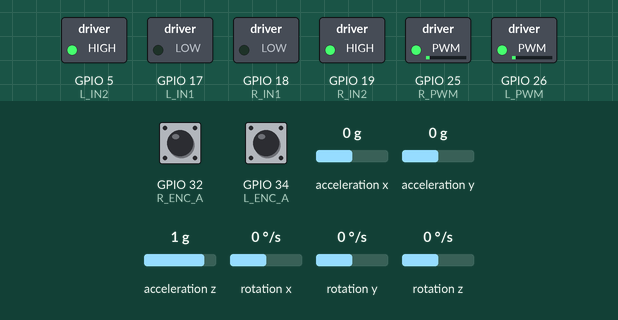
The sketch below on a simulated ESP32. Parts: switched loads named in the sketch (green lamp = pin HIGH). The test bench sets the inputs (shaded band); at power-on: acceleration y 0 g, GPIO 32 (R_ENC_A) HIGH, GPIO 34 (L_ENC_A) HIGH, acceleration x 0 g, acceleration z 1 g, rotation x 0 °/s, rotation y 0 °/s, rotation z 0 °/s. EEPROM starts erased; what the sketch prints to the serial monitor is not drawn.

Above: at 1.2 s.
1.3 s: acceleration y set to -1.4 g
At 1.6 s:
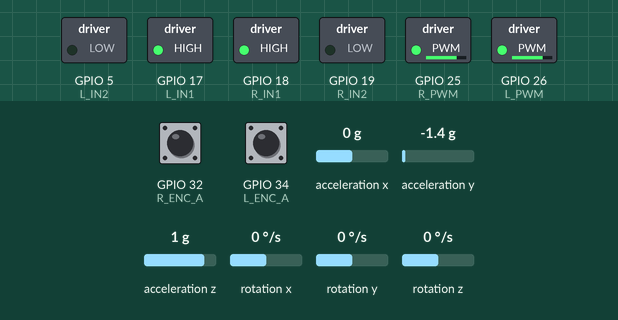
2.8 s: acceleration y set to 0 g
At 3.92 s:
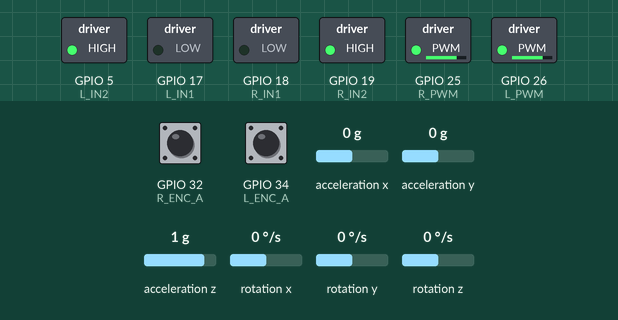
At 5.16 s:
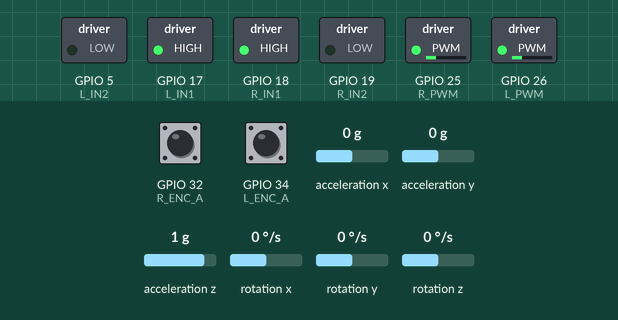
5.8 s: acceleration y set to -0.8 g
Timing chart, 0 to 8.8 s (numbered marks = the images above; inputs shaded):
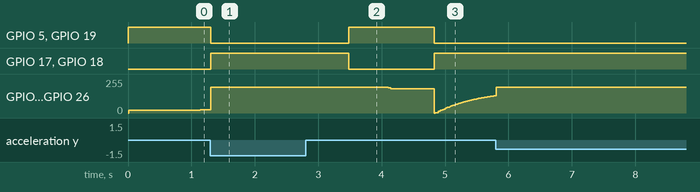

The sketch:

Web_pid_customV1.ino
```cpp
/****************************************************
 *  BALANCE ROBOT WITH WEB PID TUNING + SAVE CONFIG
 *  ------------------------------------------------
 *  Features:
 *  - Adjust PID (Kp, Ki, Kd) via Web UI
 *  - Adjust Max Motor Power via Web UI
 *  - Save values using ESP32 NVS
 *  - Real-time angle / speed / PWM feedback
 ****************************************************/

#include <Wire.h>
#include "MPU6050.h"
#include <WiFi.h>
#include <WebServer.h>
#include <WebSocketsServer.h>
#include <ArduinoJson.h>
#include <Preferences.h>     // ใช้สำหรับบันทึกค่าใน NVS

Preferences prefs;           // NVS object
WebServer server(80);
WebSocketsServer webSocket(81);

MPU6050 mpu;

// ================= WiFi CONFIG ==================
const char* ssid = "BalanceBot_AP";
const char* password = "12345678";

// ================= PID PARAMETERS ==================
// ค่า default (จะถูก override โดยค่าที่จำไว้ใน NVS ตอนเริ่มระบบ)
float Kp_balance = 55.0;
float Ki_balance = 2.2;
float Kd_balance = 2.5;

// Motor Power Limit (บันทึกใน NVS เช่นเดียวกัน)
int maxMotorPower = 195;

// Speed PID
float Kp_speed = 0.2, Ki_speed = 0.02, Kd_speed = 0.0;

// ================= PIN DEFINITIONS ==================
#define L_IN1 17
#define L_IN2 5
#define L_PWM 26
#define R_IN1 18
#define R_IN2 19
#define R_PWM 25

#define L_ENC_A 34
#define L_ENC_B 35
#define R_ENC_A 32
#define R_ENC_B 33

// ================= GLOBAL VARIABLES ==================
volatile long leftCount = 0, rightCount = 0;
float angle = 0.0, gyroRate = 0.0, accelAngle = 0.0;
float balance_output = 0.0, speed_output = 0.0;
float target_angle = -0.4, target_speed = 0.0, turn_offset = 0.0;
float filteredAngle = 0.0, bias = 0.0;
float dt = 0.0;
unsigned long lastTime = 0;
bool balanceEnabled = false;

// Kalman Filter Parameters
float Q_angle = 0.001, Q_gyro = 0.003, R_angle = 0.05;
float P[2][2] = {{1,0},{0,1}};


// ================= INTERRUPTS ==================
void IRAM_ATTR leftEncoderA() {
  int b = digitalRead(L_ENC_B);
  leftCount += (b == HIGH) ? 1 : -1;
}
void IRAM_ATTR rightEncoderA() {
  int b = digitalRead(R_ENC_B);
  rightCount += (b == HIGH) ? 1 : -1;
}


// ================= KALMAN FILTER ==================
float kalmanFilter(float newAngle, float newRate, float dt){
  float rate = newRate - bias;
  filteredAngle += dt * rate;

  P[0][0] += dt * (dt*P[1][1] - P[0][1] - P[1][0] + Q_angle);
  P[0][1] -= dt * P[1][1];
  P[1][0] -= dt * P[1][1];
  P[1][1] += Q_gyro * dt;

  float S = P[0][0] + R_angle;
  float K[2];
  K[0] = P[0][0] / S;
  K[1] = P[1][0] / S;

  float y = newAngle - filteredAngle;
  filteredAngle += K[0] * y;
  bias += K[1] * y;

  float P00 = P[0][0], P01 = P[0][1];
  P[0][0] -= K[0] * P00;
  P[0][1] -= K[0] * P01;
  P[1][0] -= K[1] * P00;
  P[1][1] -= K[1] * P01;

  return filteredAngle;
}


// ================= MOTOR CONTROL ==================
void setMotor(int pin1, int pin2, int pwmPin, int pwmChannel, int speed){
  speed = constrain(speed, -maxMotorPower, maxMotorPower);

  if(speed >= 0){
    digitalWrite(pin1, HIGH);
    digitalWrite(pin2, LOW);
    ledcWrite(pwmChannel, speed);
  }else{
    digitalWrite(pin1, LOW);
    digitalWrite(pin2, HIGH);
    ledcWrite(pwmChannel, -speed);
  }
}


// ================= PID ==================
float pid_balance(float angle){
  static float lastError = 0, integral = 0;
  float error = target_angle - angle;
  integral += error * dt;
  float derivative = (error - lastError) / dt;
  lastError = error;
  return (Kp_balance*error + Ki_balance*integral + Kd_balance*derivative);
}

float pid_speed(float speed){
  static float lastError = 0, integral = 0;
  float error = target_speed - speed;
  integral += error * dt;
  float derivative = (error - lastError) / dt;
  lastError = error;
  return (Kp_speed*error + Ki_speed*integral + Kd_speed*derivative);
}


// ================= WEB PAGE ===================
const char index_html[] PROGMEM = R"rawliteral(
<!DOCTYPE html>
<html><head>
<meta name="viewport" content="width=device-width, initial-scale=1">
<style>
body { background:#0d1117; color:#eee; font-family:sans-serif; text-align:center; }
input { width:80px; margin:5px; font-size:16px; }
button { padding:8px 20px; margin:5px; }
#joystick { width:160px; height:160px; background:#222; border-radius:50%; margin:20px auto; position:relative; }
#stick { width:60px; height:60px; background:#0f0; border-radius:50%; position:absolute; left:50px; top:50px; }
.info { font-size:18px; margin-top:10px; }
</style></head>
<body>

<h2>🤖 BalanceBot Dashboard</h2>

<!-- JOYSTICK CONTROL -->
<div id="joystick">
  <div id="stick"></div>
</div>

<div class="info">Angle: <span id="angle">0</span>°</div>
<div class="info">Speed: <span id="speed">0</span></div>
<div class="info">PWM: <span id="pwm">0</span></div>

<hr>

<h3>PID Balance Control</h3>
Kp: <input id="kp" type="number" step="0.1"><br>
Ki: <input id="ki" type="number" step="0.01"><br>
Kd: <input id="kd" type="number" step="0.1"><br>

<h3>Motor Configuration</h3>
Max Motor Power: <input id="maxpwm" type="number" step="1"><br>

<button onclick="updatePID()">Update</button>
<button onclick="savePID()">Save to ESP32</button>

<script>
let ws = new WebSocket("ws://" + location.hostname + ":81/");
let joy = document.getElementById("joystick");
let stick = document.getElementById("stick");
let rect = joy.getBoundingClientRect();
let center = {x:rect.width/2, y:rect.height/2};
let active=false;

joy.addEventListener("touchstart", ()=> active=true);
joy.addEventListener("touchend", ()=>{
  active=false;
  stick.style.left="50px"; stick.style.top="50px";
  ws.send(JSON.stringify({fwd:0,turn:0}));
});
joy.addEventListener("touchmove", e=>{
  if(!active) return;
  let t = e.touches[0];
  let dx = t.clientX - rect.left - center.x;
  let dy = t.clientY - rect.top  - center.y;
  let dist = Math.sqrt(dx*dx + dy*dy);
  let max = center.x - 30;
  if(dist > max){ dx = dx*max/dist; dy = dy*max/dist; }
  stick.style.left = (center.x+dx-30)+"px";
  stick.style.top  = (center.y+dy-30)+"px";
  ws.send(JSON.stringify({fwd:-dy/max, turn:dx/max}));
});

// ====== WEB SOCKET RECEIVE ======
ws.onmessage = e=>{
  let d = JSON.parse(e.data);

  if(d.angle !== undefined){
    angle.innerHTML = d.angle.toFixed(1);
    speed.innerHTML = d.speed.toFixed(1);
    pwm.innerHTML   = d.pwm.toFixed(0);
  }

  if(d.pid){
    kp.value = d.pid.kp;
    ki.value = d.pid.ki;
    kd.value = d.pid.kd;
  }

  if(d.motor){
    maxpwm.value = d.motor.max;
  }
};

// ===== SEND UPDATE (not save) =====
function updatePID(){
  ws.send(JSON.stringify({
    update:{
      kp: parseFloat(kp.value),
      ki: parseFloat(ki.value),
      kd: parseFloat(kd.value),
      max: parseInt(maxpwm.value)
    }
  }));
}

// ===== SAVE to NVS =====
function savePID(){
  ws.send(JSON.stringify({
    save:{
      kp: parseFloat(kp.value),
      ki: parseFloat(ki.value),
      kd: parseFloat(kd.value),
      max: parseInt(maxpwm.value)
    }
  }));
}
</script>
</body></html>
)rawliteral";


// ================== WEBSOCKET EVENT ===================
void onWebSocketEvent(uint8_t num, WStype_t type, uint8_t * payload, size_t length){
  if(type == WStype_TEXT){

    DynamicJsonDocument doc(300);
    deserializeJson(doc, payload);

    // joystick
    if(doc.containsKey("fwd")){
      target_speed = doc["fwd"].as<float>() * 100;
      turn_offset  = doc["turn"].as<float>() * 60;
    }

    // ========== UPDATE PID TEMPORARILY ==========
    if(doc.containsKey("update")){
      Kp_balance = doc["update"]["kp"];
      Ki_balance = doc["update"]["ki"];
      Kd_balance = doc["update"]["kd"];
      maxMotorPower = doc["update"]["max"];
    }

    // ========== SAVE PID TO NVS ==========
    if(doc.containsKey("save")){
      Kp_balance = doc["save"]["kp"];
      Ki_balance = doc["save"]["ki"];
      Kd_balance = doc["save"]["kd"];
      maxMotorPower = doc["save"]["max"];

      prefs.putFloat("kp", Kp_balance);
      prefs.putFloat("ki", Ki_balance);
      prefs.putFloat("kd", Kd_balance);
      prefs.putInt("max", maxMotorPower);

      Serial.println("Saved PID + Motor Config to NVS!");
    }
  }
}


// ================== SETUP ===================
void setupWeb(){
  WiFi.mode(WIFI_AP);
  WiFi.softAP(ssid, password);

  server.on("/", [](){ server.send_P(200, "text/html", index_html); });
  server.begin();
  webSocket.begin();
  webSocket.onEvent(onWebSocketEvent);
}

void setup(){
  Serial.begin(115200);
  Wire.begin();

  // Load saved PID
  prefs.begin("pid", false);
  Kp_balance = prefs.getFloat("kp", Kp_balance);
  Ki_balance = prefs.getFloat("ki", Ki_balance);
  Kd_balance = prefs.getFloat("kd", Kd_balance);
  maxMotorPower = prefs.getInt("max", maxMotorPower);

  // Init MPU
  mpu.initialize();
  if(!mpu.testConnection()){
    Serial.println("MPU6050 Error!");
    while(1);
  }

  // Encoders
  pinMode(L_ENC_A, INPUT_PULLUP); pinMode(L_ENC_B, INPUT_PULLUP);
  pinMode(R_ENC_A, INPUT_PULLUP); pinMode(R_ENC_B, INPUT_PULLUP);
  attachInterrupt(digitalPinToInterrupt(L_ENC_A), leftEncoderA, CHANGE);
  attachInterrupt(digitalPinToInterrupt(R_ENC_A), rightEncoderA, CHANGE);

  // Motors
  pinMode(L_IN1, OUTPUT); pinMode(L_IN2, OUTPUT);
  pinMode(R_IN1, OUTPUT); pinMode(R_IN2, OUTPUT);
  ledcAttachPin(L_PWM, 0); ledcAttachPin(R_PWM, 1);
  ledcSetup(0, 20000, 8); ledcSetup(1, 20000, 8);

  setupWeb();
  lastTime = micros();

  Serial.println("Loaded settings:");
  Serial.println(Kp_balance);
  Serial.println(Ki_balance);
  Serial.println(Kd_balance);
  Serial.println(maxMotorPower);
}


// ================== LOOP ===================
void loop(){
  server.handleClient();
  webSocket.loop();

  unsigned long now = micros();
  dt = (now - lastTime) / 1000000.0;
  if(dt < 0.003) return;
  lastTime = now;

  int16_t ax,ay,az,gx,gy,gz;
  mpu.getMotion6(&ax,&ay,&az,&gx,&gy,&gz);

  accelAngle = atan2(ay, az) * 180/PI;
  gyroRate = gx / 131.0;
  angle = kalmanFilter(accelAngle, gyroRate, dt);

  // wait until upright
  if(!balanceEnabled){
    if(abs(angle) < 15){
      balanceEnabled = true;
      Serial.println("Balanced!");
    }else{
      setMotor(L_IN1,L_IN2,L_PWM,0,0);
      setMotor(R_IN1,R_IN2,R_PWM,1,0);
      return;
    }
  }

  // encoder speed
  static long lastL=0, lastR=0;
  long Ld = leftCount - lastL;
  long Rd = rightCount - lastR;
  lastL = leftCount;
  lastR = rightCount;

  float speed = (Ld + Rd) / 2.0;

  speed_output = pid_speed(speed);
  balance_output = pid_balance(angle + speed_output);

  float leftPower = balance_output - turn_offset;
  float rightPower = balance_output + turn_offset;

  setMotor(L_IN1, L_IN2, L_PWM, 0, leftPower);
  setMotor(R_IN1, R_IN2, R_PWM, 1, rightPower);

  // SEND TELEMETRY
  StaticJsonDocument<128> d;
  d["angle"] = angle;
  d["speed"] = speed;
  d["pwm"]   = balance_output;

  String msg;
  serializeJson(d, msg);
  webSocket.broadcastTXT(msg);

  // SEND PID + MOTOR EVERY 1s
  static unsigned long lastSend = 0;
  if(millis() - lastSend > 1000){
    lastSend = millis();

    StaticJsonDocument<128> cfg;
    cfg["pid"]["kp"] = Kp_balance;
    cfg["pid"]["ki"] = Ki_balance;
    cfg["pid"]["kd"] = Kd_balance;
    cfg["motor"]["max"] = maxMotorPower;

    String out;
    serializeJson(cfg, out);
    webSocket.broadcastTXT(out);
  }
}
```

Measured:
- after the input at 1.3 s, GPIO 5 (L_IN2), GPIO 19 (R_IN2): HIGH → LOW at once; GPIO 17 (L_IN1), GPIO 18 (R_IN1): LOW → HIGH at once; GPIO 25 (R_PWM), GPIO 26 (L_PWM): 23/255 → 194/255 at once
- after the input at 2.8 s, GPIO 5 (L_IN2), GPIO 19 (R_IN2): LOW → HIGH after 0.68 s, → LOW 1.4 s later; GPIO 17 (L_IN1), GPIO 18 (R_IN1): HIGH → LOW after 0.68 s, → HIGH 1.4 s later
